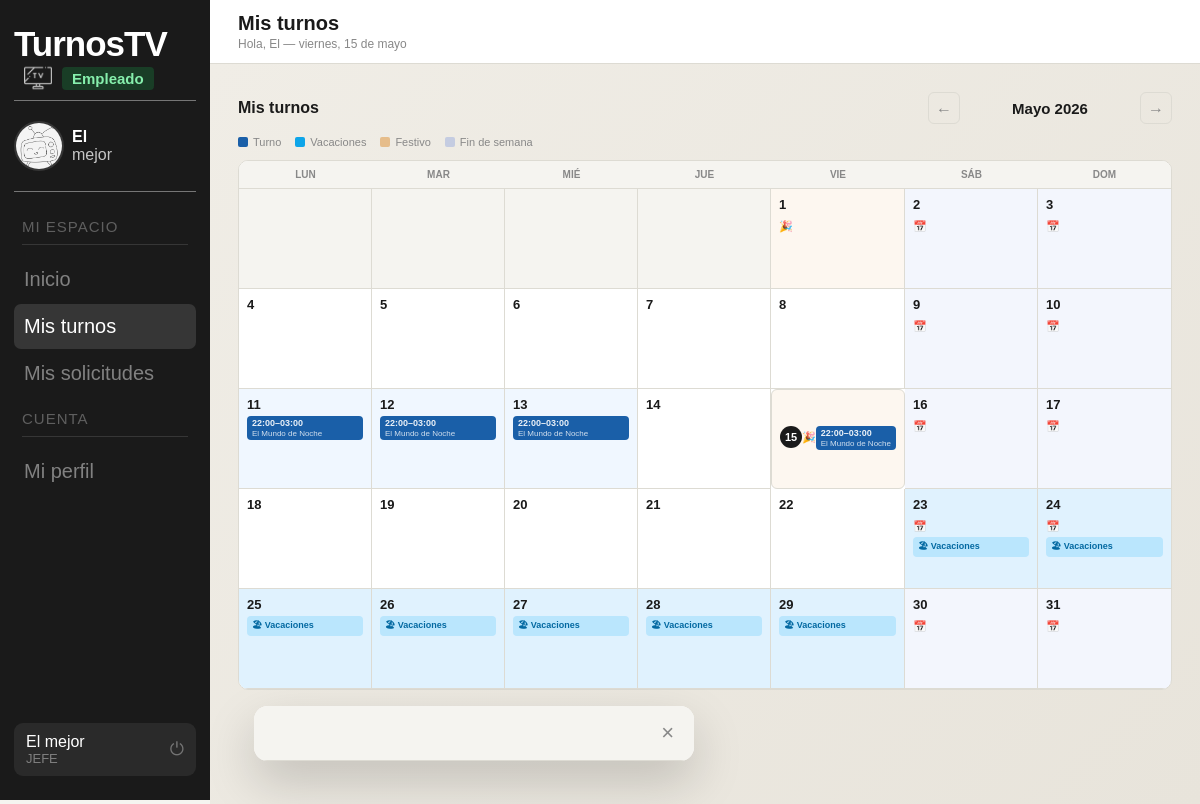
Screenshot of /panel_empleado/mis_turnos.php (signed in) with the database file from the repository.
### tables this page shows
CREATE TABLE `festivos` (
  `id` int(11) NOT NULL,
  `fecha` date NOT NULL,
  `descripcion` varchar(100) DEFAULT '',
  `created_at` timestamp NOT NULL DEFAULT current_timestamp(),
  `tipo` enum('festivo','fin_de_semana') NOT NULL DEFAULT 'festivo'
);

CREATE TABLE `turnos` (
  `id` int(11) NOT NULL,
  `empleado_id` int(11) DEFAULT NULL,
  `programa_id` int(11) DEFAULT NULL,
  `coordinador_id` int(11) DEFAULT NULL,
  `puesto_solicitado` varchar(100) DEFAULT NULL,
  `fecha` date NOT NULL,
  `hora_inicio` time NOT NULL,
  `hora_fin` time NOT NULL,
  `estado` enum('cubierto','sin_cubrir','solicitado','cancelado') NOT NULL DEFAULT 'sin_cubrir',
  `control_nombre` varchar(50) DEFAULT NULL,
  `plato` varchar(50) DEFAULT NULL,
  `bloque_id` int(11) DEFAULT NULL
);

CREATE TABLE `programas` (
  `id` int(11) NOT NULL,
  `director_id` int(11) DEFAULT NULL,
  `nombre` varchar(100) NOT NULL,
  `descripcion` varchar(255) DEFAULT NULL,
  `hora_inicio` time NOT NULL,
  `hora_fin` time NOT NULL
);

### panel_empleado/mis_turnos.php (the view, shortened to what this page needs)
<?php
$conn = new mysqli("localhost", "root", "", "turnostv");
$conn->set_charset("utf8mb4");
$usuario_id = $_SESSION['usuario_id'];
$stmt = $conn->prepare("SELECT id, puesto FROM empleados WHERE usuario_id = ?");
$stmt->bind_param("i", $usuario_id);
$stmt->execute();
$empleado = $stmt->get_result()->fetch_assoc();
$empleado_id = $empleado['id'];
$mes_offset = (int) ($_GET['mes'] ?? 0);
$primer_dia = new DateTime("first day of this month");
$primer_dia->modify("{$mes_offset} months");
$ultimo_dia = clone $primer_dia;
$ultimo_dia->modify("last day of this month");
$f_ini = $primer_dia->format('Y-m-d');
$f_fin = $ultimo_dia->format('Y-m-d');
$hoy = date('Y-m-d');
$stmt = $conn->prepare("
    SELECT
        t.id, t.fecha, t.hora_inicio, t.hora_fin,
        t.puesto_solicitado, t.control_nombre, t.plato, t.estado,
        p.nombre AS programa,
        f.tipo AS tipo_festivo
    FROM turnos t
    LEFT JOIN programas p ON p.id = t.programa_id
    LEFT JOIN festivos f ON f.fecha = t.fecha
    WHERE t.empleado_id = ?
    AND t.fecha BETWEEN ? AND ?
    AND t.estado = 'cubierto'
    ORDER BY t.fecha, t.hora_inicio
");
$stmt->bind_param("iss", $empleado_id, $f_ini, $f_fin);
$stmt->execute();
$turnos_mes = $stmt->get_result()->fetch_all(MYSQLI_ASSOC);
$stmt = $conn->prepare("SELECT fecha, tipo, descripcion FROM festivos WHERE fecha BETWEEN ? AND ?");
$stmt->bind_param("ss", $f_ini, $f_fin);
$stmt->execute();
$festivos_mes = [];
foreach ($stmt->get_result()->fetch_all(MYSQLI_ASSOC) as $f)
    $festivos_mes[$f['fecha']] = $f;
$stmt = $conn->prepare("
    SELECT fecha_inicio, fecha_fin, motivo
    FROM vacaciones
    WHERE empleado_id = ?
    AND estado = 'aprobada'
    AND fecha_fin >= ? AND fecha_inicio <= ?
    ORDER BY fecha_inicio
");
$stmt->bind_param("iss", $empleado_id, $f_ini, $f_fin);
$stmt->execute();
$vacaciones_aprobadas = $stmt->get_result()->fetch_all(MYSQLI_ASSOC);
$dias_vacaciones = [];
foreach ($vacaciones_aprobadas as $v) {
    $cur = new DateTime(max($v['fecha_inicio'], $f_ini));
    $fin = new DateTime(min($v['fecha_fin'], $f_fin));
    while ($cur <= $fin) {
        $dias_vacaciones[$cur->format('Y-m-d')] = $v['motivo'] ?? 'Vacaciones';
        $cur->modify('+1 day');
    }
}
$turnos_por_dia = [];
foreach ($turnos_mes as $t)
    $turnos_por_dia[$t['fecha']][] = $t;
$meses_es = ['Enero', 'Febrero', 'Marzo', 'Abril', 'Mayo', 'Junio', 'Julio', 'Agosto', 'Septiembre', 'Octubre', 'Noviembre', 'Diciembre'];
$mes_ant = $mes_offset - 1;
$mes_sig = $mes_offset + 1;
?>
<!DOCTYPE html>
<html lang="es">
<head>
    <link rel="stylesheet" href="../fragmentos/styles/base.css">
    <link rel="stylesheet" href="styles/mis_turnos.css">
</head>
<body>
    <?php include '../fragmentos/sidebar.php'; ?>
    <div class="content">
        <?php include '../fragmentos/header.php'; ?>
        <div class="body">
            <div class="mt-header">
                <h2 class="mt-titulo">Mis turnos</h2>
                <div class="mt-nav">
                    <a href="mis_turnos.php?mes=<?= $mes_ant ?>" class="mt-arrow">←</a>
                    <span class="mt-mes"><?= $meses_es[(int) $primer_dia->format('n') - 1] ?>
                        <?= $primer_dia->format('Y') ?></span>
                    <a href="mis_turnos.php?mes=<?= $mes_sig ?>" class="mt-arrow">→</a>
                </div>
            </div>
            <div class="mt-leyenda">
                <span><i class="mt-i mt-i-turno"></i>Turno</span>
                <span><i class="mt-i mt-i-vac"></i>Vacaciones</span>
                <span><i class="mt-i mt-i-festivo"></i>Festivo</span>
                <span><i class="mt-i mt-i-finde"></i>Fin de semana</span>
            </div>
            <div class="mt-cal-card">
                <div class="mt-cal-grid">
                    <?php foreach (['Lun', 'Mar', 'Mié', 'Jue', 'Vie', 'Sáb', 'Dom'] as $d): ?>
                        <div class="mt-dow"><?= $d ?></div>
                    <?php endforeach; ?>
                    <?php
                    $idow = (int) $primer_dia->format('N') - 1;
                    for ($v = 0; $v < $idow; $v++)
                        echo '<div class="mt-dia mt-vacio"></div>';
                    $dmes = (int) $ultimo_dia->format('j');
                    for ($nd = 1; $nd <= $dmes; $nd++):
                        $fnd = $primer_dia->format('Y-m-') . str_pad($nd, 2, '0', STR_PAD_LEFT);
                        $festivo = $festivos_mes[$fnd] ?? null;
                        $turnos = $turnos_por_dia[$fnd] ?? [];
                        $es_vac = isset($dias_vacaciones[$fnd]);
                        $es_hoy = $fnd === $hoy;
                        $cls = 'mt-dia';
                        if ($es_hoy)
                            $cls .= ' mt-hoy';
                        if ($es_vac)
                            $cls .= ' mt-vacaciones';
                        elseif (!empty($turnos))
                            $cls .= ' mt-con-turno';
                        if ($festivo && $festivo['tipo'] === 'festivo')
                            $cls .= ' mt-festivo';
                        if ($festivo && $festivo['tipo'] === 'fin_de_semana')
                            $cls .= ' mt-finde';
                        $clickable = !empty($turnos) || $es_vac;
                        ?>
                        <div class="<?= $cls ?>" <?= $clickable ? "onclick=\"abrirDetalle('" . $fnd . "')\" style=\"cursor:pointer\"" : '' ?>>
                            <div class="mt-num"><?= $nd ?></div>
                            <?php if ($festivo): ?>
                                <div class="mt-badge">
                                    <?= $festivo['tipo'] === 'festivo' ? '🎉' : '📅' ?>
                                </div>
                            <?php endif; ?>
                            <?php if ($es_vac): ?>
                                <div class="mt-vac-chip">🏖 Vacaciones</div>
                            <?php endif; ?>
                            <?php foreach ($turnos as $t): ?>
                                <div class="mt-turno-chip">
                                    <span
                                        class="mt-chip-hora"><?= substr($t['hora_inicio'], 0, 5) ?>–<?= substr($t['hora_fin'], 0, 5) ?></span>
                                    <span
                                        class="mt-chip-prog"><?= htmlspecialchars($t['programa'] ?? $t['control_nombre'] ?? '—') ?></span>
                                </div>
                            <?php endforeach; ?>
                        </div>
                    <?php endfor; ?>
                </div>
            </div>
            <div class="ov" id="ovDetalle">
                <div class="mt-pop" onclick="event.stopPropagation()">
                    <div class="mt-pop-header">
                        <button onclick="cerrarDetalle()" class="mt-pop-cerrar">×</button>
                    </div>
                </div>
            </div>
        </div>
    </div>
</body>
</html>

### fragmentos/styles/base.css (style rules this page uses)
:root { --fondo: #f5f4f0; --blanco: #ffffff; --texto: #1a1a1a; --suave: #888; --borde: #dddbd3; --sidebar-w: 210px; --rol-admin-bg: rgba(107, 33, 168, 0.2); --rol-admin-color: #d8b4fe; --rol-coord-bg: rgba(180, 83, 9, 0.25); --rol-coord-color: #fcd34d; --rol-director-bg: rgba(29, 78, 216, 0.25); --rol-director-color: #93c5fd; --rol-empleado-bg: rgba(22, 163, 74, 0.25); --rol-empleado-color: #86efac; --ok: #16a34a; --peligro: #b91c1c; --aviso: #d97706; }
*, *::before, *::after { margin: 0; padding: 0; box-sizing: border-box; }
body { font-family: sans-serif; font-size: 16px; background: var(--fondo); color: var(--texto); min-height: 100vh; display: flex; }
.content { margin-left: var(--sidebar-w); padding-top: 64px; flex: 1; display: flex; flex-direction: column; min-height: 100vh; }
.body { padding: 28px; flex: 1; background: linear-gradient(135deg, #f0ede6 0%, #e8e4db 100%); }

### panel_empleado/styles/mis_turnos.css (style rules this page uses)
.mt-header { display: flex; align-items: center; justify-content: space-between; margin-bottom: 12px; flex-wrap: wrap; gap: 10px; }
.mt-titulo { font-size: 16px; font-weight: 700; margin: 0; }
.mt-nav { display: flex; align-items: center; gap: 10px; }
.mt-mes { font-size: 15px; font-weight: 700; min-width: 160px; text-align: center; }
.mt-arrow { display: flex; align-items: center; justify-content: center; width: 32px; height: 32px; border: 1px solid var(--borde); border-radius: 6px; text-decoration: none; color: var(--suave); font-size: 16px; transition: border-color 0.15s; }
.mt-hoy { font-size: 12px; padding: 0 12px; height: 32px; display: flex; align-items: center; border: 1px solid var(--borde); border-radius: 6px; text-decoration: none; color: var(--suave); transition: border-color 0.15s; }
.mt-leyenda { display: flex; gap: 14px; font-size: 11px; color: var(--suave); margin-bottom: 12px; flex-wrap: wrap; }
.mt-leyenda span { display: flex; align-items: center; gap: 5px; }
.mt-i { display: inline-block; width: 10px; height: 10px; border-radius: 2px; }
.mt-i-turno { background: #1a5fa8; }
.mt-i-festivo { background: rgba(217, 119, 6, 0.4); }
.mt-i-finde { background: rgba(29, 78, 216, 0.2); }
.mt-cal-card { background: var(--blanco); border: 1px solid var(--borde); border-radius: 10px; overflow: hidden; }
.mt-cal-grid { display: grid; grid-template-columns: repeat(7, 1fr); }
.mt-dow { text-align: center; font-size: 10px; font-weight: 700; text-transform: uppercase; color: var(--suave); padding: 8px 0; border-bottom: 1px solid var(--borde); background: var(--fondo); }
.mt-dia { border-right: 1px solid var(--borde); border-bottom: 1px solid var(--borde); padding: 8px; min-height: 100px; transition: background 0.1s; position: relative; }
.mt-dia:nth-child(7n) { border-right: none; }
.mt-vacio { background: var(--fondo); pointer-events: none; }
.mt-num { font-size: 13px; font-weight: 600; margin-bottom: 4px; color: var(--texto); }
.mt-hoy-dia .mt-num, .mt-dia.mt-hoy .mt-num { background: var(--texto); color: #fff; width: 22px; height: 22px; border-radius: 50%; display: flex; align-items: center; justify-content: center; font-size: 11px; }
.mt-con-turno { background: #f0f7ff; }
.mt-festivo { background: rgba(217, 119, 6, 0.06); }
.mt-finde { background: rgba(29, 78, 216, 0.05); }
.mt-badge { display: inline-block; font-size: 11px; margin-bottom: 4px; }
.mt-turno-chip { background: #1a5fa8; color: #fff; border-radius: 4px; padding: 2px 5px; margin-bottom: 2px; display: flex; flex-direction: column; gap: 1px; overflow: hidden; min-width: 0; word-break: break-word; }
.mt-chip-hora { font-size: 9px; font-weight: 700; opacity: 0.9; }
.mt-chip-prog { font-size: 8px; opacity: 0.8; white-space: nowrap; overflow: hidden; text-overflow: ellipsis; }
.mt-pop { background: var(--blanco); border-radius: 14px; padding: 0; width: 100%; max-width: 440px; margin: 16px; box-shadow: 0 20px 50px rgba(0, 0, 0, 0.18); animation: popIn 0.13s ease both; overflow: hidden; }
.mt-pop-header { display: flex; align-items: flex-start; justify-content: space-between; padding: 16px 20px; border-bottom: 1px solid var(--borde); background: var(--fondo); }
.mt-pop-cerrar { background: none; border: none; font-size: 22px; cursor: pointer; color: var(--suave); line-height: 1; padding: 0; margin-left: 12px; }
.mt-i-vac { background: #0ea5e9; }
.mt-vacaciones { background: #e0f2fe; }
.mt-vac-chip { font-size: 9px; font-weight: 600; color: #0369a1; background: #bae6fd; border-radius: 4px; padding: 2px 5px; margin-bottom: 2px; }

### rows the page displays
turnos: hora_inicio "22:00", hora_fin "03:00", programa.nombre "El Mundo de Noche"
turnos: hora_inicio "22:00", hora_fin "03:00", programa.nombre "El Mundo de Noche"
turnos: hora_inicio "22:00", hora_fin "03:00", programa.nombre "El Mundo de Noche"
turnos: hora_inicio "22:00", hora_fin "03:00", programa.nombre "El Mundo de Noche"
festivos: shows "🏖 Vacaciones"
festivos: shows "🏖 Vacaciones"

### other values shown
$etiqueta_rol "Empleado"
$partes[0] "El"
$apellido "mejor"
$nombre_logout "El mejor"
$puesto "JEFE"
$titulo_pagina "Mis turnos"
$subtitulo "Hola, El — viernes, 15 de mayo"
$meses_es[(int) $primer_dia->format('n') - 1] "Mayo"
$primer_dia->format('Y') "2026"
$d "LUN"
$d "MAR"
$d "MIÉ"
$d "JUE"
$d "VIE"
$d "SÁB"
